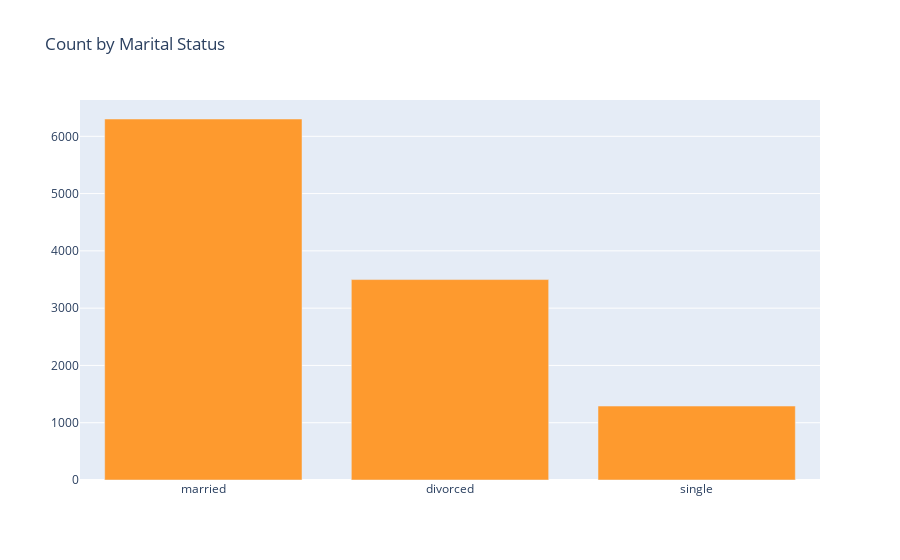

The notebook cell this image was saved under:
### Code cell
vals = df['marital'].value_counts().tolist()
labels = ['married', 'divorced', 'single']

data = [go.Bar(
            x=labels,
            y=vals,
    marker=dict(
    color="#FE9A2E")
    )]

layout = go.Layout(
    title="Count by Marital Status",
)

fig = go.Figure(data=data, layout=layout)



iplot(fig, filename='basic-bar')

### Figure 1 — Plotly figure (JSON) as saved in the notebook; plotly's stock layout.template omitted (floating-point values rounded to 4 significant figures)
{"data": [{"marker": {"color": "#FE9A2E"}, "type": "bar", "x": ["married", "divorced", "single"], "y": [6302, 3499, 1291]}], "layout": {"title": {"text": "Count by Marital Status"}}}
